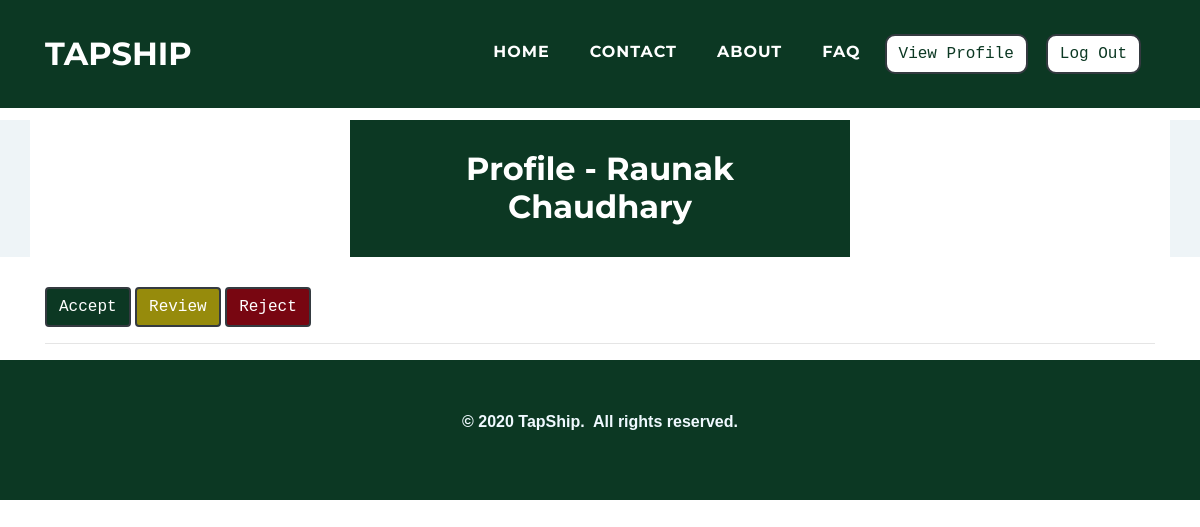
Before: /admin/farmerprofile.php?f_mobile=9672836726 (signed in) with the older database file.
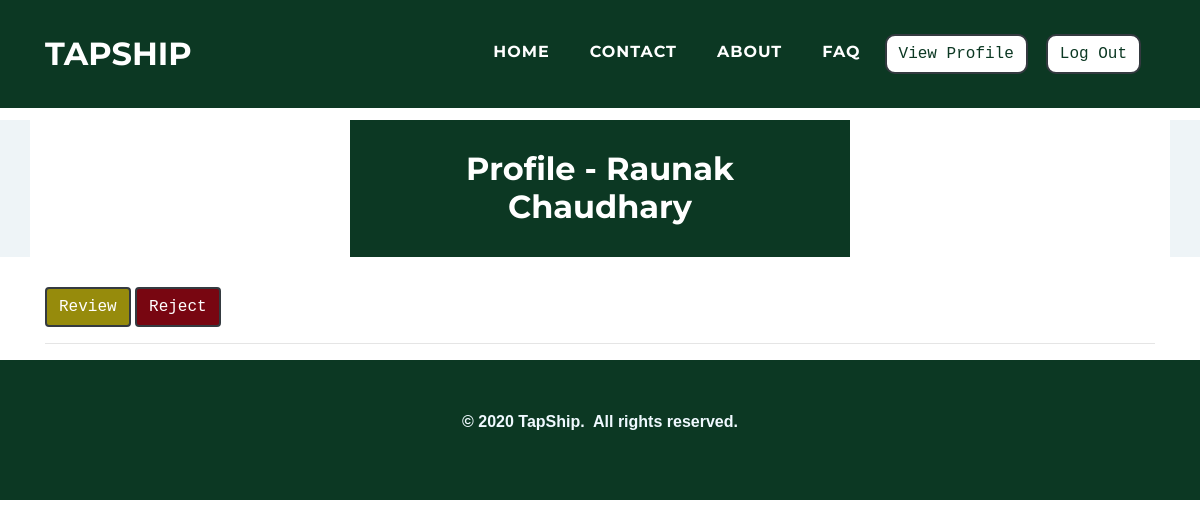
After: the same page with the newer database file.
### admin/farmerprofile.php (the view, shortened to what this page needs)
<?php
$res = $_SESSION["sessionid"];
$a_name= $res;
?>
<!DOCTYPE html>
<html>
<head>
    <link rel="stylesheet" href="../assets/bootstrap/css/bootstrap.min.css">
    <link rel="stylesheet" href="../assets/fonts/font-awesome.min.css">
    <link rel="stylesheet" href="../assets/fonts/ionicons.min.css">
    <link rel="stylesheet" href="../assets/css/Article-List.css">
    <link rel="stylesheet" href="../assets/css/Features-Boxed.css">
    <link rel="stylesheet" href="../assets/css/Footer-Dark.css">
    <link rel="stylesheet" href="../assets/css/Highlight-Blue.css">
    <link rel="stylesheet" href="https://cdnjs.cloudflare.com/ajax/libs/animate.css/3.5.2/animate.min.css">
    <link rel="stylesheet" href="https://cdnjs.cloudflare.com/ajax/libs/aos/2.2.0/aos.css">
    <link rel="stylesheet" href="../assets/css/Login-Form-Clean.css">
    <link rel="stylesheet" href="../assets/css/table-style.css"/>
</head>
<body id="page-top">
    <nav class="navbar navbar-light navbar-expand-lg fixed-top text-uppercase" id="mainNav" style="background: #0c3823;">
        <div class="container">
            <a class="navbar-brand js-scroll-trigger" data-bs-hover-animate="pulse" href="../index.php" style="font-family: Montserrat, sans-serif;">TAPSHIP</a>
            <div class="collapse navbar-collapse"
                id="navbarResponsive">
                <ul class="nav navbar-nav ml-auto">
                    <li class="nav-item mx-0 mx-lg-1"><a class="nav-link py-3 px-0 px-lg-3 rounded js-scroll-trigger" data-bs-hover-animate="pulse" href="../index.php" style="filter: contrast(100%) grayscale(0%) hue-rotate(0deg) invert(0%) sepia(0%);">HOME</a></li>
                    <li class="nav-item mx-0 mx-lg-1"><a class="nav-link py-3 px-0 px-lg-3 rounded js-scroll-trigger" data-bs-hover-animate="pulse" href="../contact.php">CONTACT</a></li>
                    <li class="nav-item mx-0 mx-lg-1"><a class="nav-link py-3 px-0 px-lg-3 rounded js-scroll-trigger" data-bs-hover-animate="pulse" href="../about.php">ABOUT</a></li>
                    <li class="nav-item mx-0 mx-lg-1"><a class="nav-link py-3 px-0 px-lg-3 rounded js-scroll-trigger" data-bs-hover-animate="pulse" href="../faq.php">FAQ</a></li>
                    <li class="nav-item mx-0 mx-lg-1"><a href="updateprofile.php?a_name=<?php echo $a_name; ?>"><button class="btn btn-dark text-monospace" data-bs-hover-animate="pulse" type="button" style="margin: 10px;background: rgb(255,255,255);color: #0c3823;margin-left: 0;border-radius: 10px;">View Profile</button></a></li>
                    <li class="nav-item mx-0 mx-lg-1"><a href="../admin/logout-script.php"><button  class="btn btn-dark text-monospace" data-bs-hover-animate="pulse" type="button" style="margin: 10px;background: rgb(255,255,255);color: #0c3823;margin-left: 0;border-radius: 10px;">Log Out</button></a></li>
                </ul>
            </div>
        </div>
    </nav>
<?php
$con=mysqli_connect("localhost","root","","tapship");
   $f_mobile = $_GET['f_mobile'];
   $query = " select * from farmer where f_mobile=".$f_mobile."";
   $result = mysqli_query($con,$query);
   while( $res=mysqli_fetch_assoc($result))
   {
       $f_name =  $res['f_name'];
       $f_approve =  $res['f_approve'];
   }
?>
    <div class="features-boxed">
        <div class="container" style="background: #ffffff;">
            <div class="intro" style="background: #0c3823;margin-top: 120px;margin-bottom: 30px;">
                <h2 class="text-center" data-aos="fade" style="color: rgb(255,255,255);padding: 30px;margin-bottom: 0px;">Profile - <?php echo "$f_name"?></h2>
            </div>
        </div>
    </div>
    <div class="container">
    <form action="statusfarmer.php?f_mobile=<?php echo $f_mobile; ?>" method="post">
    <?php
    if($f_approve==0){
    ?>
     <td data-label="Profile"> <button class="btn btn-dark text-monospace" style="background-color:#0c3823;"  name="accept">Accept</button> </td>
     <td data-label="Profile"> <button class="btn btn-dark text-monospace" style="background-color:#968b0c;"  name="review">Review</button> </td>
     <td data-label="Profile"> <button class="btn btn-dark text-monospace" style="background-color:#780611;"  name="reject">Reject</button> </td>
     <hr>
    <?php
    }
    if($f_approve==1){
    ?>
     <td data-label="Profile"> <button class="btn btn-dark text-monospace" style="background-color:#968b0c;"  name="review">Review</button> </td>
     <td data-label="Profile"> <button class="btn btn-dark text-monospace" style="background-color:#780611;"  name="reject">Reject</button> </td>
     <hr>
    <?php
    }
    ?>
    </form>
    </div>
    <div class="footer-dark" style="background: rgb(12,56,35);">
        <footer>
            <div class="container">
                <p style="text-align: center;"><strong>© 2020 TapShip.&nbsp; All rights reserved.</strong><br></p>
            </div>
        </footer>
    </div>
</body>
</html>

Changed rows visible on the page:
changed farmer "Raunak Chaudhary": f_approve "0" → "1" (drawn)
Other visible differences:
text no longer shown: "Accept"
